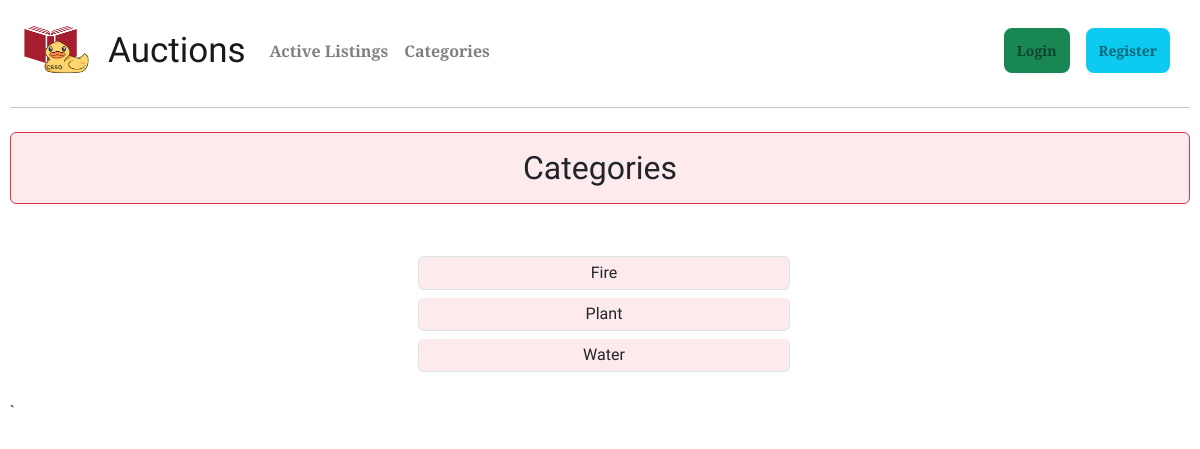
The page /categories on the database as committed earlier.
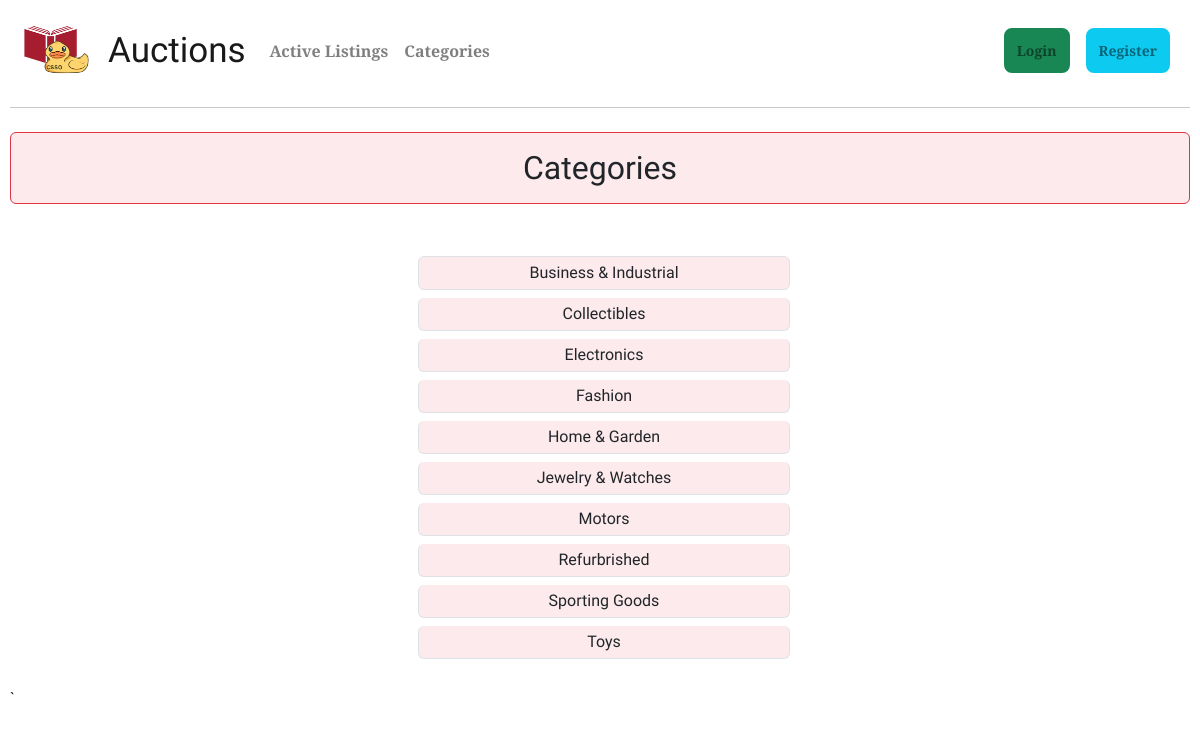
The same page on the database as committed later.
### auctions/models.py (models this page shows)
class Category(models.Model):
    categoryName = models.CharField(max_length=64)
    class Meta:
        ordering = ('categoryName',)
    def __str__(self) -> str:
        return self.categoryName

### auctions/views.py (the view)
# urls.py: path("categories", views.categories, name="categories"),
def categories(request):
    if request.method == "GET":
        categories = Category.objects.all()
        return render(request, "auctions/categories.html", {
            "categories": categories
            })

### auctions/templates/auctions/categories.html (shortened to what this page needs)
{% extends "auctions/layout.html" %}
{% load humanize %}
{% load l10n %}
{% block body %}
<h2 class="text-center title my-4 p-3 bg-danger bg-opacity-10 border border-danger rounded">Categories</h2>
<div class="container pb-4">
        <div class="pt-4">
            <form action="{% url 'all_categories' %}" method="POST">
                    <ul class="list-group list-group-flushed text-center offset-4">
                        {% for cat in categories %}
                        <button class=" col-6 btn list-group-item list-group-item-action p-1 m-1 text-dark bg-danger fs-6 bg-opacity-10" name="category" id="category" value="{{ cat }}" type="submit">{{ cat }}</button>
                        {% endfor %}
                    </ul>
            </form>
        </div>
</div>
{% endblock %}

### auctions/templates/auctions/layout.html (shortened to what this page needs)
{% load static %}
<!DOCTYPE html>
<html lang="en">
    <head>
        <link rel="stylesheet" href="https://stackpath.bootstrapcdn.com/bootstrap/4.4.1/css/bootstrap.min.css">
        <link href="{% static 'auctions/styles.css' %}" rel="stylesheet">
        <link href="https://cdn.jsdelivr.net/npm/bootstrap@5.3.0/dist/css/bootstrap.min.css" rel="stylesheet">
        <link rel="stylesheet" href="https://cdn.jsdelivr.net/npm/bootstrap-icons@1.10.5/font/bootstrap-icons.css">
    </head>
    <body style="font-family: 'Rokkitt';">
        <nav class="navbar navbar-expand-lg navbar-light" style="background-color: ;">
            <div class="container-fluid">
                <a class="navbar-brand" href="{% url 'index' %}">
                    <img src="{% static 'auctions/CS50_Logo2.png' %}" alt="CS50 Logo" width="70" height="55">
                </a>
                <a class="navbar-brand auctionFont" href="{% url 'index' %}" style="font: 35px Ultra;">Auctions</a>
            <div class="collapse navbar-collapse" id="navbarNav">
                <ul class="navbar-nav me-auto mb-2 mb-lg-0">
                        <li class="nav-item">
                            <a class="nav-link fw-bolder" href="{% url 'index' %}" style="font: 16px Baskervville;">Active Listings</a>
                        </li>
                        <li class="nav-item">
                            <a class="nav-link fw-bolder" href="{% url 'categories' %}" style="font: 16px Baskervville;">Categories</a>
                        </li>
                </ul>
                    <div class="d-flex" style="font: 14px Baskervville;">
                        <ul class="navbar-nav justify-content-end">
                            {% if user.is_authenticated %}
                                <li class="nav-item dropdown">
                                    <a class="nav-link dropdown-toggle" href="#" id="navbarDropdownMenuLink" role="button" data-toggle="dropdown" aria-haspopup="true" aria-expanded="false">
                                        <i class="fa fa-user pr-1" aria-hidden="true"></i> Signed in as <strong>{{ user.username }}</strong>
                                    </a>
                                    <div class="dropdown-menu" aria-labelledby="navbarDropdownMenuLink">
                                        <a class="dropdown-item  bg-danger fw-bold" href="{% url 'logout' %}"> Log out  </a>
                                    </div>
                                </li>
                            {% else %}
                                    <a class="nav-link mx-lg-2 bg-success fw-bold rounded-3 border border-5 border-success" href="{% url 'login' %}">Login</a>
                                    <a class="nav-link mx-lg-2 bg-info fw-bold rounded-3  border border-5 border-info" href="{% url 'register' %}">Register</a>
                            {% endif %}
                        </ul>
                    </div>
            </div>
            </div>
        </nav>
        <hr>
        {% block body %}
        {% endblock %}
    </body>
</html>`

### auctions/static/auctions/styles.css (style rules this page uses)
body { padding: 10px; }

Rows that differ between the two databases and show on the page:
added Category: categoryName "Business & Industrial"
changed Category: categoryName "Water" → "Collectibles"; moves up the list
changed Category: categoryName "Plant" → "Electronics"; moves down the list
added Category: categoryName "Fashion"
added Category: categoryName "Home & Garden"
added Category: categoryName "Jewelry & Watches"
changed Category: categoryName "Fire" → "Motors"
added Category: categoryName "Refurbrished"
added Category: categoryName "Sporting Goods"
added Category: categoryName "Toys"
